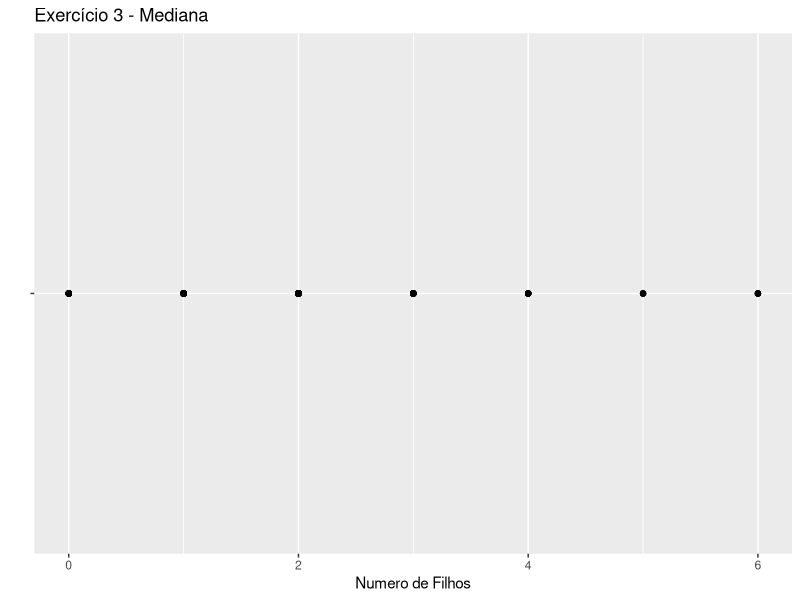
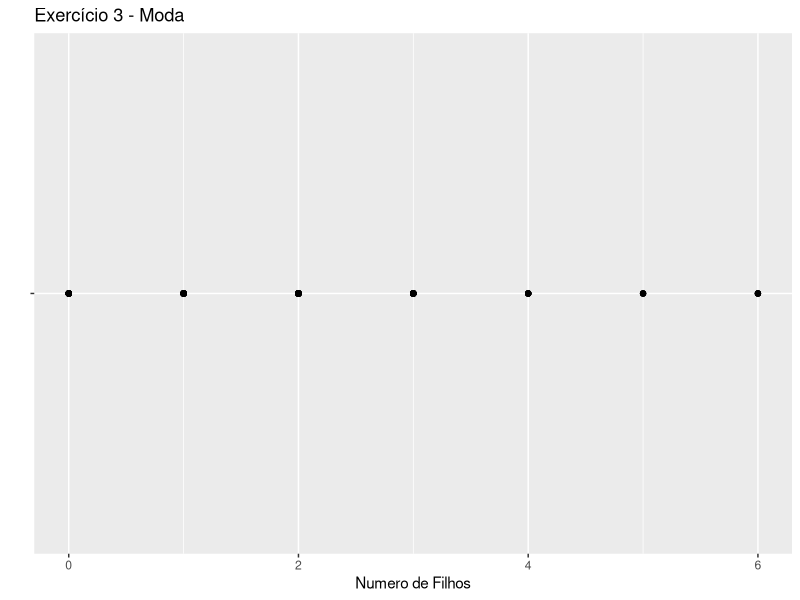

The R script that drew these images, in order:
adsData <- read.csv("dados/exercicio3.csv")
dir.create('graphics/Exercicio3')

library(ggplot2)

moda <- function(v) {
  uniqv <- unique(v)
  uniqv[which.max(tabulate(match(v, uniqv)))]
}

png(filename = "graphics/Exercicio3/exercicio3-mediana.png", width = 480, height = 480)
ggplot(adsData, aes(x=Numero.de.filhos, y="")) +
  geom_point(col="black") +
  ylab("") + xlab("Numero de Filhos") +
  ggtitle("Exercício 3 - Mediana") +
  geom_vline(xintercept = median(adsData$Taxas.de.juros), col="red")
dev.off()

png(filename = "graphics/Exercicio3/exercicio3-moda.png", width = 480, height = 480)
ggplot(adsData, aes(x=Numero.de.filhos, y="")) +
  geom_point(col="black") +
  ylab("") + xlab("Numero de Filhos") +
  ggtitle("Exercício 3 - Moda") +
  geom_vline(xintercept = median(adsData$Taxas.de.juros), col="red")
dev.off()